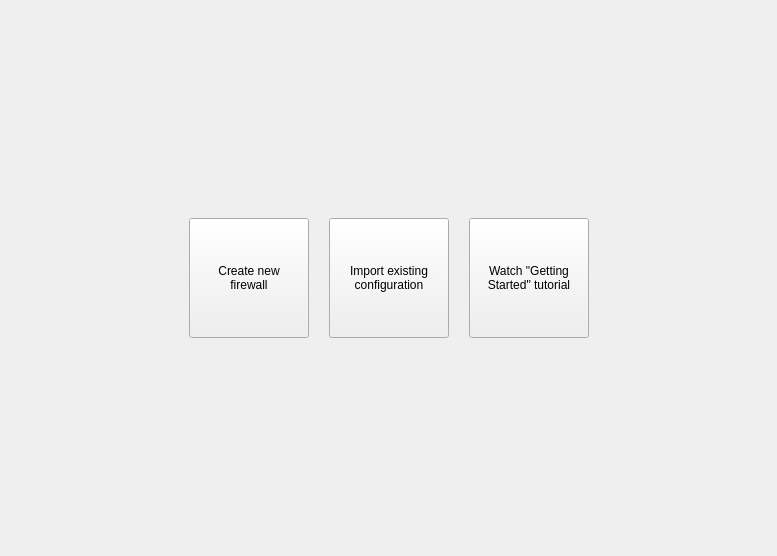
<?xml version="1.0" encoding="UTF-8"?>
<ui version="4.0">
 <class>WorkflowIcons_q</class>
 <widget class="QWidget" name="WorkflowIcons_q">
  <property name="geometry">
   <rect>
    <x>0</x>
    <y>0</y>
    <width>777</width>
    <height>556</height>
   </rect>
  </property>
  <property name="windowTitle">
   <string>Form</string>
  </property>
  <layout class="QGridLayout" name="gridLayout">
   <item row="0" column="0">
    <spacer name="verticalSpacer">
     <property name="orientation">
      <enum>Qt::Orientation::Vertical</enum>
     </property>
     <property name="sizeHint" stdset="0">
      <size>
       <width>20</width>
       <height>210</height>
      </size>
     </property>
    </spacer>
   </item>
   <item row="1" column="0">
    <layout class="QHBoxLayout" name="horizontalLayout">
     <property name="spacing">
      <number>20</number>
     </property>
     <item>
      <spacer name="horizontalSpacer">
       <property name="orientation">
        <enum>Qt::Orientation::Horizontal</enum>
       </property>
       <property name="sizeHint" stdset="0">
        <size>
         <width>40</width>
         <height>20</height>
        </size>
       </property>
      </spacer>
     </item>
     <item>
      <widget class="QToolButton" name="newFirewall">
       <property name="minimumSize">
        <size>
         <width>120</width>
         <height>120</height>
        </size>
       </property>
       <property name="cursor">
        <cursorShape>PointingHandCursor</cursorShape>
       </property>
       <property name="styleSheet">
        <string notr="true"/>
       </property>
       <property name="text">
        <string>Create new
firewall</string>
       </property>
       <property name="icon">
        <iconset resource="MainRes.qrc">
         <normaloff>:/Icons/firewall_64.png</normaloff>:/Icons/firewall_64.png</iconset>
       </property>
       <property name="iconSize">
        <size>
         <width>64</width>
         <height>64</height>
        </size>
       </property>
       <property name="toolButtonStyle">
        <enum>Qt::ToolButtonStyle::ToolButtonTextUnderIcon</enum>
       </property>
      </widget>
     </item>
     <item>
      <widget class="QToolButton" name="importConfig">
       <property name="minimumSize">
        <size>
         <width>120</width>
         <height>120</height>
        </size>
       </property>
       <property name="cursor">
        <cursorShape>PointingHandCursor</cursorShape>
       </property>
       <property name="styleSheet">
        <string notr="true"/>
       </property>
       <property name="text">
        <string>Import existing
configuration</string>
       </property>
       <property name="icon">
        <iconset resource="MainRes.qrc">
         <normaloff>:/Icons/Import-big</normaloff>:/Icons/Import-big</iconset>
       </property>
       <property name="iconSize">
        <size>
         <width>64</width>
         <height>64</height>
        </size>
       </property>
       <property name="toolButtonStyle">
        <enum>Qt::ToolButtonStyle::ToolButtonTextUnderIcon</enum>
       </property>
      </widget>
     </item>
     <item>
      <widget class="QToolButton" name="action_getting_started">
       <property name="minimumSize">
        <size>
         <width>120</width>
         <height>120</height>
        </size>
       </property>
       <property name="cursor">
        <cursorShape>PointingHandCursor</cursorShape>
       </property>
       <property name="styleSheet">
        <string notr="true"/>
       </property>
       <property name="text">
        <string>Watch &quot;Getting
Started&quot; tutorial</string>
       </property>
       <property name="icon">
        <iconset resource="MainRes.qrc">
         <normaloff>:/Icons/Tutorial</normaloff>:/Icons/Tutorial</iconset>
       </property>
       <property name="iconSize">
        <size>
         <width>64</width>
         <height>64</height>
        </size>
       </property>
       <property name="toolButtonStyle">
        <enum>Qt::ToolButtonStyle::ToolButtonTextUnderIcon</enum>
       </property>
      </widget>
     </item>
     <item>
      <spacer name="horizontalSpacer_2">
       <property name="orientation">
        <enum>Qt::Orientation::Horizontal</enum>
       </property>
       <property name="sizeHint" stdset="0">
        <size>
         <width>40</width>
         <height>20</height>
        </size>
       </property>
      </spacer>
     </item>
    </layout>
   </item>
   <item row="2" column="0">
    <spacer name="verticalSpacer_2">
     <property name="orientation">
      <enum>Qt::Orientation::Vertical</enum>
     </property>
     <property name="sizeHint" stdset="0">
      <size>
       <width>20</width>
       <height>210</height>
      </size>
     </property>
    </spacer>
   </item>
  </layout>
 </widget>
 <resources>
  <include location="MainRes.qrc"/>
 </resources>
 <connections/>
</ui>
